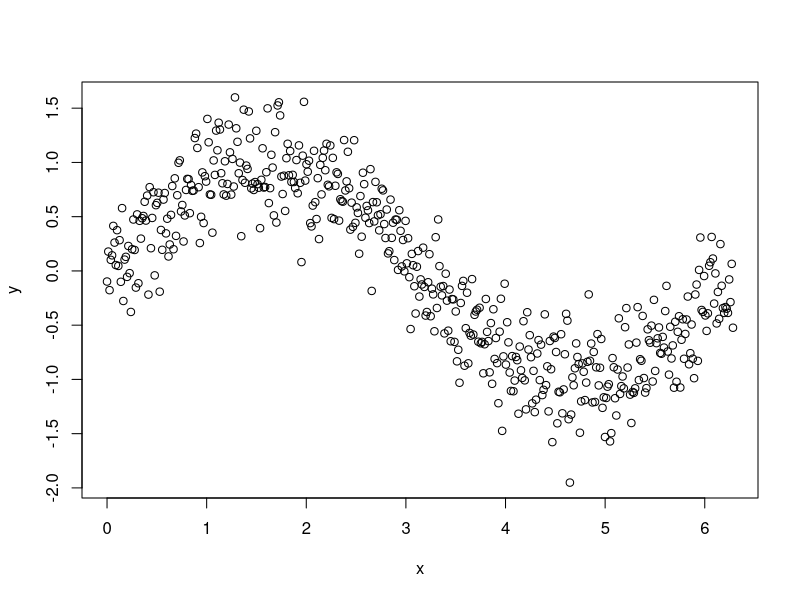
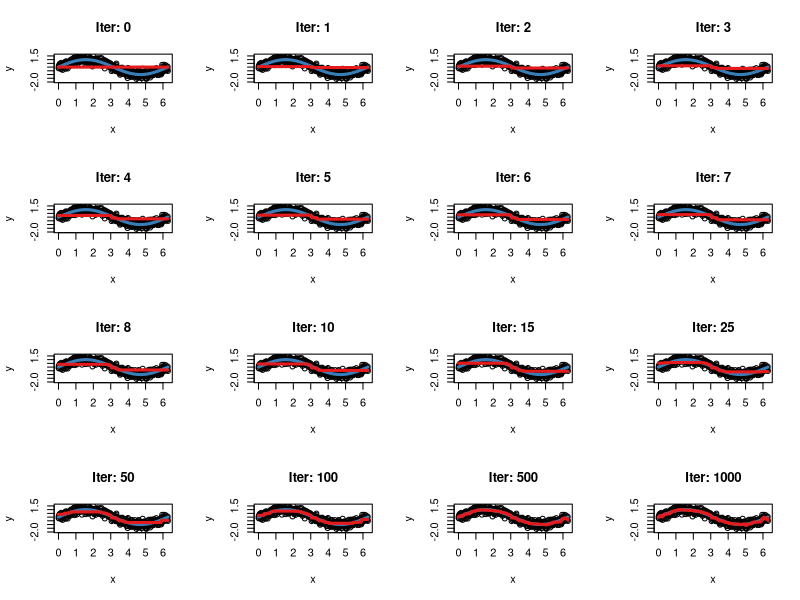

Write R code to recreate these figures, in order.
# Nicer color palette
cols <- RColorBrewer::brewer.pal(9, "Set1")

# Function to implement gradient boosting with squared-error loss. Based on
# algorithm 17.2 on page 333 of Computer Age Statistical Inference, by Bradley
# Efron amd Trevor Hastie
rpartBoost <- function(X, y, data, num_trees = 100, learn_rate = 0.1, 
                       tree_depth = 6, verbose = FALSE) {
  require(rpart)
  G_b_hat <- matrix(0, nrow = length(y), ncol = num_trees + 1)
  r <- y
  for (tree in seq_len(num_trees)) {
    if (verbose) {
      message("iter ", tree, " of ", num_trees)
    }
    g_b_tilde <- rpart(r ~ X, control = list(cp = 0, maxdepth = tree_depth,
                                             minsplit = 2))
    g_b_hat <- learn_rate * predict(g_b_tilde)
    G_b_hat[, tree + 1] <- G_b_hat[, tree] + matrix(g_b_hat)
    r <- r - g_b_hat
  }
  colnames(G_b_hat) <- paste0("tree_", c(0, seq_len(num_trees)))
  G_b_hat
}

# Function to plot the predictions from a particular boosting iteration
plotIter <- function(object, iter, show_legend = FALSE, ...) {
  plot(x, y, ...)
  lines(x, sin(x), lwd = 3, col = cols[2L])
  lines(x, object[, iter + 1], lwd = 3, col = cols[1L])
  if (show_legend) {
    legend("topright", legend = c("Boosted prediction", "True function"),
           lty = 1L, lwd = 3L, col = cols[1L:2L], inset = 0.01)
  }
}

# Simulate some sine wave data
set.seed(101)
x <- seq(from = 0, to = 2 * pi, length = 500)
y <- sin(x) + rnorm(length(x), sd = 0.3)
plot(x, y)

# gradient boosted decision trees
bst <- rpartBoost(X = x, y = y, num_trees = 1000, learn_rate = 0.1, 
                  tree_depth = 1, verbose = TRUE)

# Plot first 15 iterations
par(mfrow = c(4, 4))
for (i in c(0:8, 10, 15, 25, 50, 100, 500, 1000)) {
  plotIter(bst, iter = i, main = paste("Iter:", i))
}

# Make a gif (requires that ImageMagick be installed on machine)
# for (i in c(0:98)){
#   suffix <- if (i %in% 0:8) {
#     paste0("0", i + 1)
#   } else {
#     i + 1
#   }
#   png(file = paste0("docs/gifs/boosted-stumps-", suffix, ".png"), 
#       width = 500, height = 500)
#   plotIter(bst, iter = i, show_legend = TRUE)
#   dev.off()
# }
# file_names <- sort(list.files("docs/gifs"))
# system(paste0(
#   "convert -delay 30 ", 
#   paste0(paste0("docs/gifs/", file_names), collapse = " "), 
#   " docs/gifs/boosted_stumps.gif"
# ))
# # system("convert -delay 30 docs/gifs/*.png docs/gifs/boosted_stumps.gif")
# file.remove(list.files(path = "docs/gifs", pattern = ".png", full.names = TRUE))
